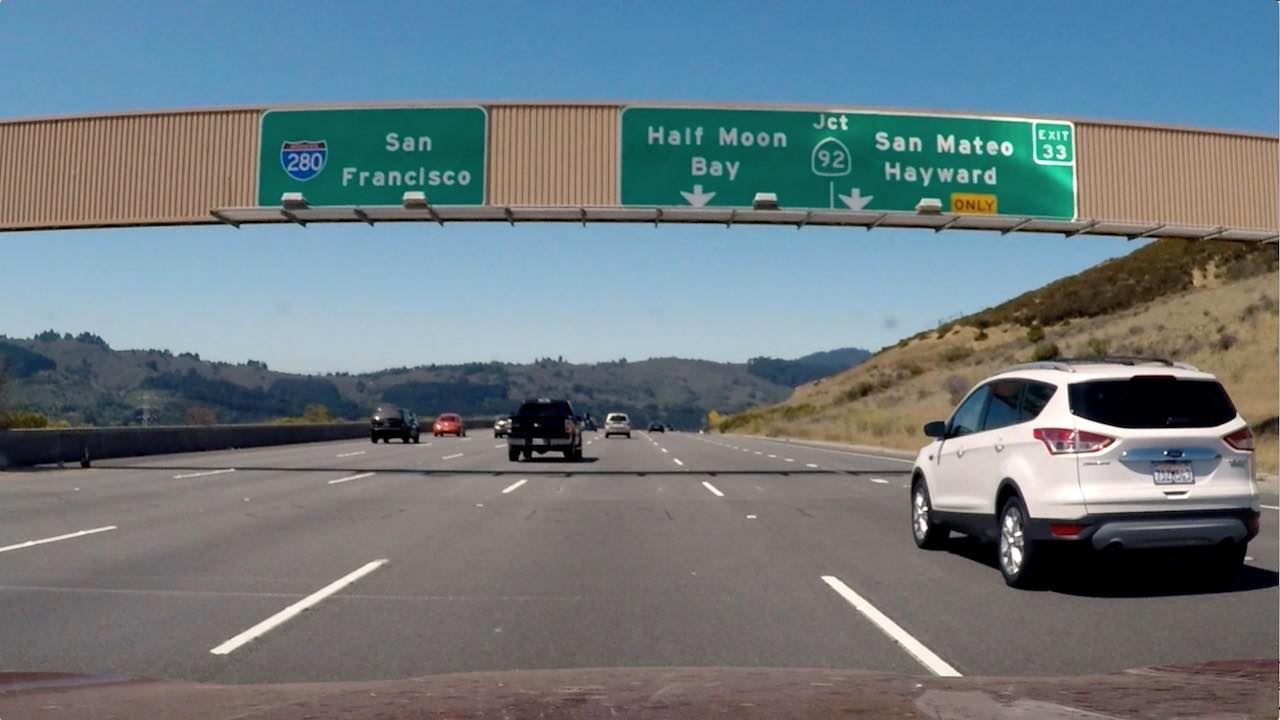
#> input picture misc/signs_vehicles_xygrad.png, 1280 x 720 px
$ python color_and_gradient_thresholding.py   (older library calls are emulated)
#> lines starting #> are read from the running program, lines starting #| are printed output that depends on the picture
import cv2
import matplotlib.pyplot as plt
import numpy as np

img = cv2.imread('./signs_vehicles_xygrad.png')
#> img is the input picture: shape (720, 1280, 3); mean B, G, R 127.5, 121.6, 109.2

# Convert to HLS color space and separate the S channel
# Note: img is the undistorted image
hls = cv2.cvtColor(img, cv2.COLOR_BGR2HLS)
#> hls: shape (720, 1280, 3); mean of channels 0, 1, 2 60.2, 118.8, 64.7
s_channel = hls[:,:,2]
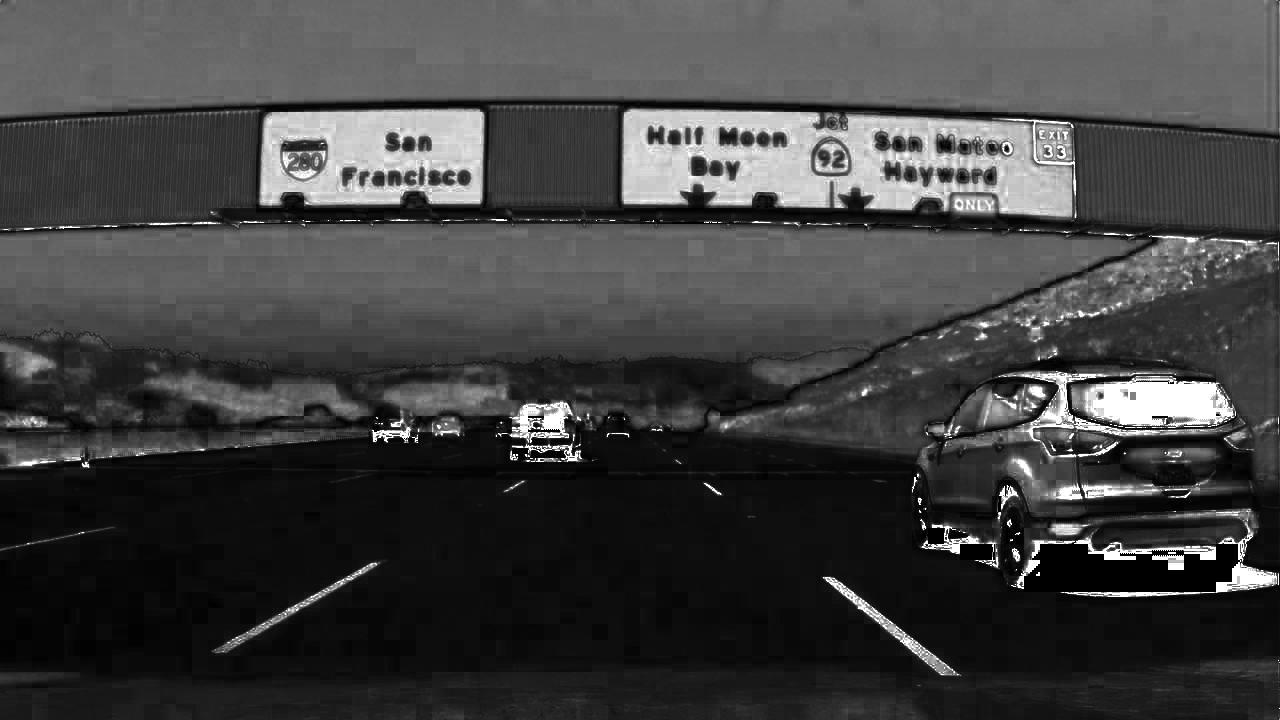
#> s_channel: shape (720, 1280); min 0, max 255, mean 64.7

# Grayscale image
# NOTE: we already saw that standard grayscaling lost color information for the lane lines
# Explore gradients in other colors spaces / color channels to see what might work better
gray = cv2.cvtColor(img, cv2.COLOR_BGR2GRAY)
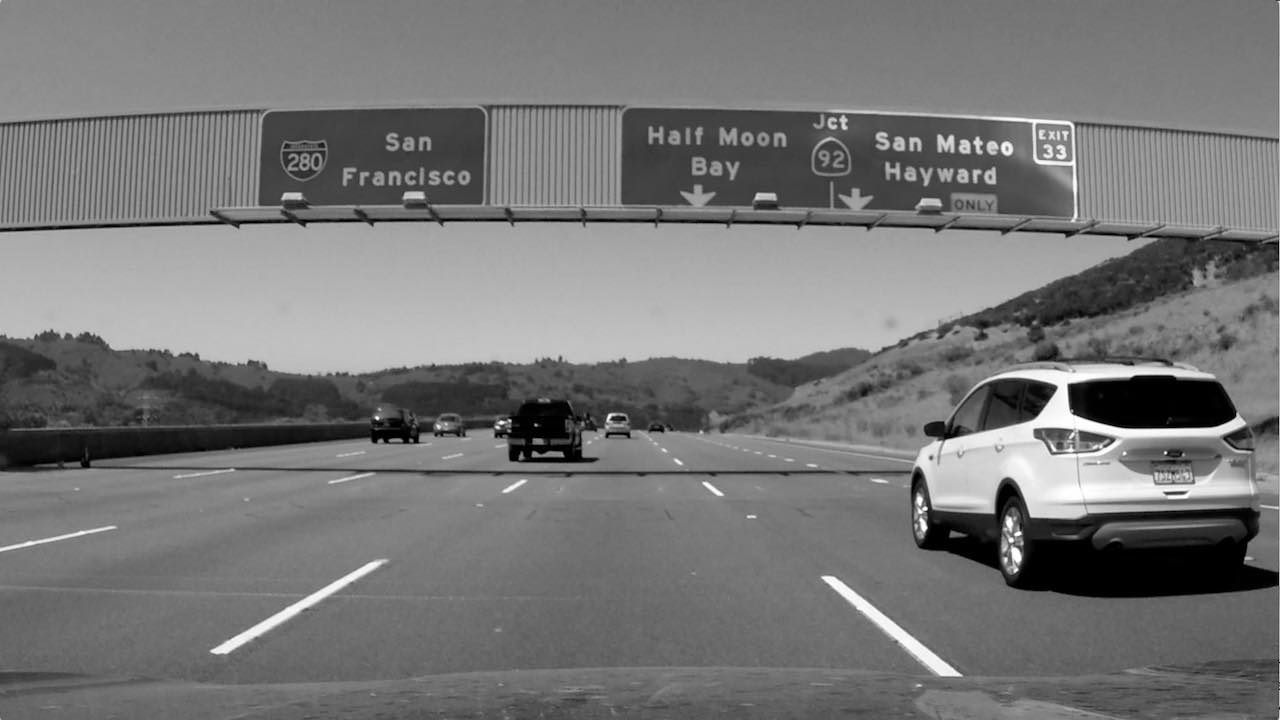
#> gray: shape (720, 1280); min 0, max 255, mean 118.6

# Sobel x
sobelx = cv2.Sobel(gray, cv2.CV_64F, 1, 0) # Take the derivative in x
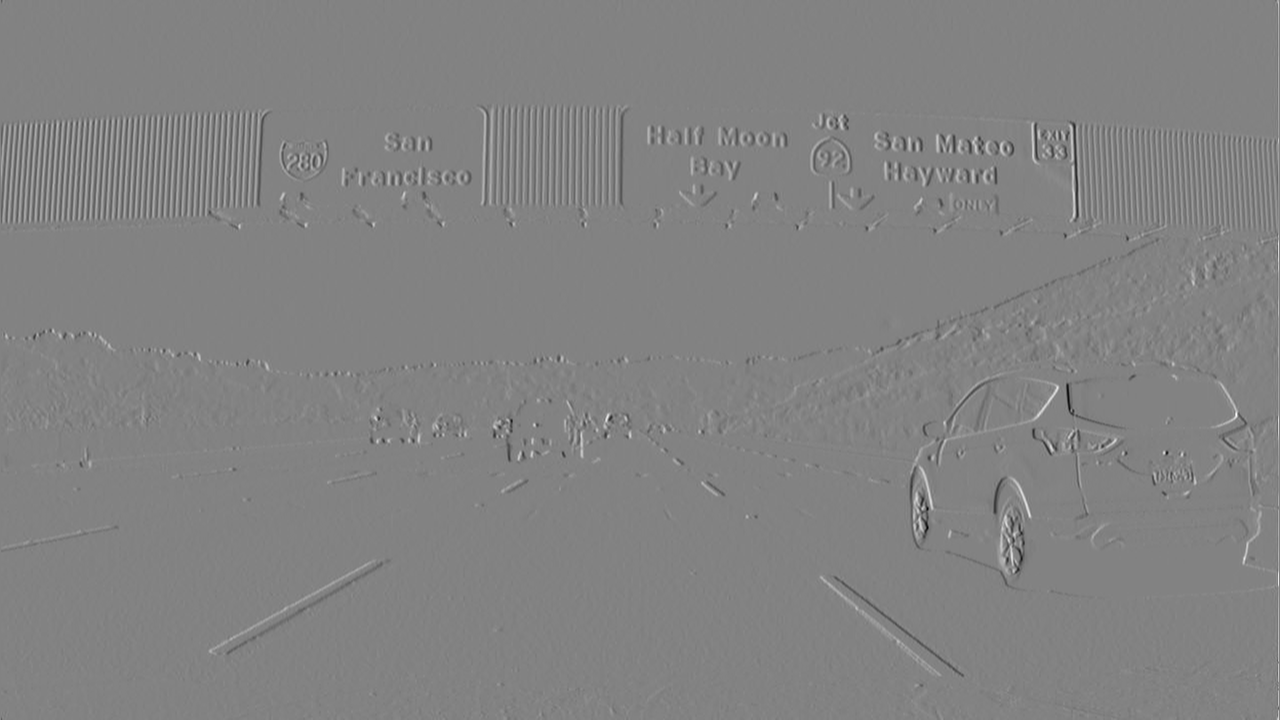
#> sobelx: shape (720, 1280) float64; min -814, max 776, mean 0.1; drawn with min black and max white
abs_sobelx = np.absolute(sobelx) # Absolute x derivative to accentuate lines away from horizontal
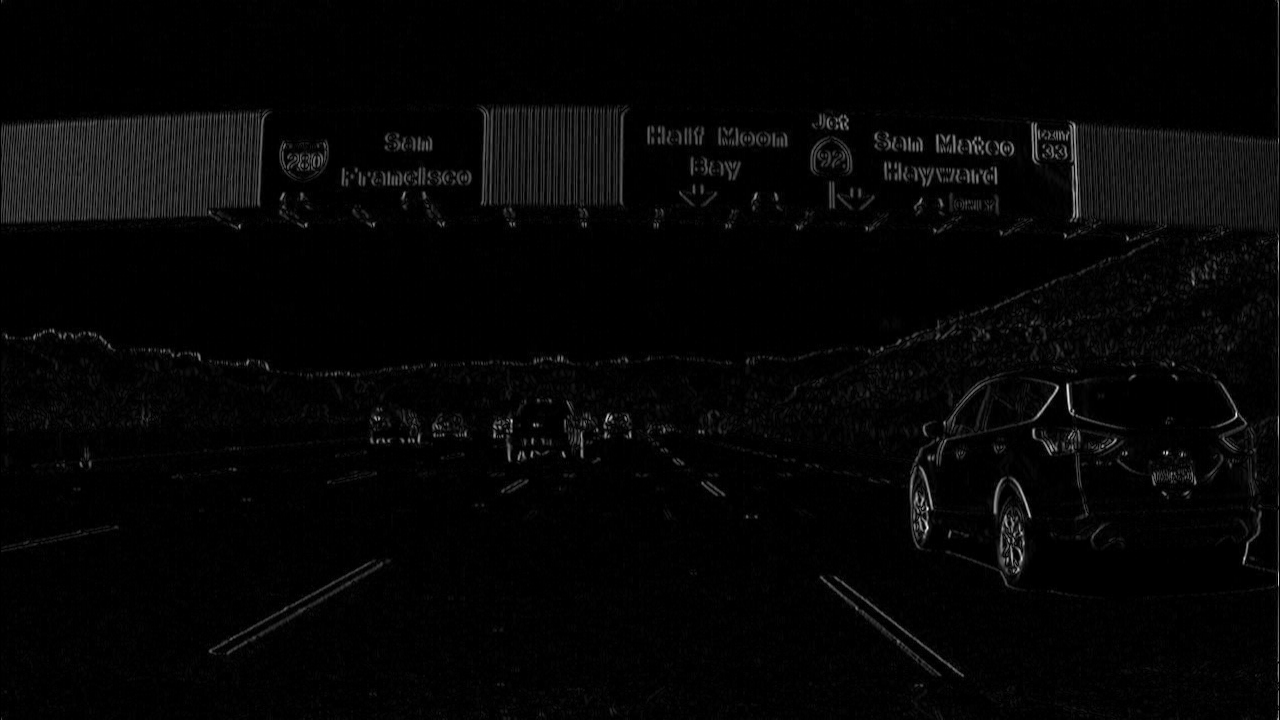
#> abs_sobelx: shape (720, 1280) float64; min 0, max 814, mean 18.5; drawn with min black and max white
scaled_sobel = np.uint8(255*abs_sobelx/np.max(abs_sobelx))

# Threshold x gradient
thresh_min = 20
thresh_max = 100
sxbinary = np.zeros_like(scaled_sobel)
sxbinary[(scaled_sobel >= thresh_min) & (scaled_sobel <= thresh_max)] = 1

# Threshold color channel
s_thresh_min = 170
s_thresh_max = 255
s_binary = np.zeros_like(s_channel)
s_binary[(s_channel >= s_thresh_min) & (s_channel <= s_thresh_max)] = 1

# Stack each channel to view their individual contributions in green and blue respectively
# This returns a stack of the two binary images, whose components you can see as different colors
color_binary = np.dstack(( np.zeros_like(sxbinary), sxbinary, s_binary))

# Combine the two binary thresholds
combined_binary = np.zeros_like(sxbinary)
combined_binary[(s_binary == 1) | (sxbinary == 1)] = 1

# Plotting thresholded images
f, (ax1, ax2) = plt.subplots(1, 2, figsize=(20,10))
ax1.set_title('Stacked thresholds')
ax1.imshow(color_binary)

ax2.set_title('Combined S channel and gradient thresholds')
ax2.imshow(combined_binary, cmap='gray')

plt.show()
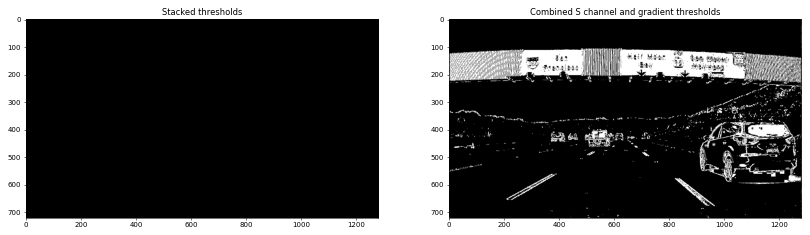
#> figure drawn by matplotlib, 2 panels
